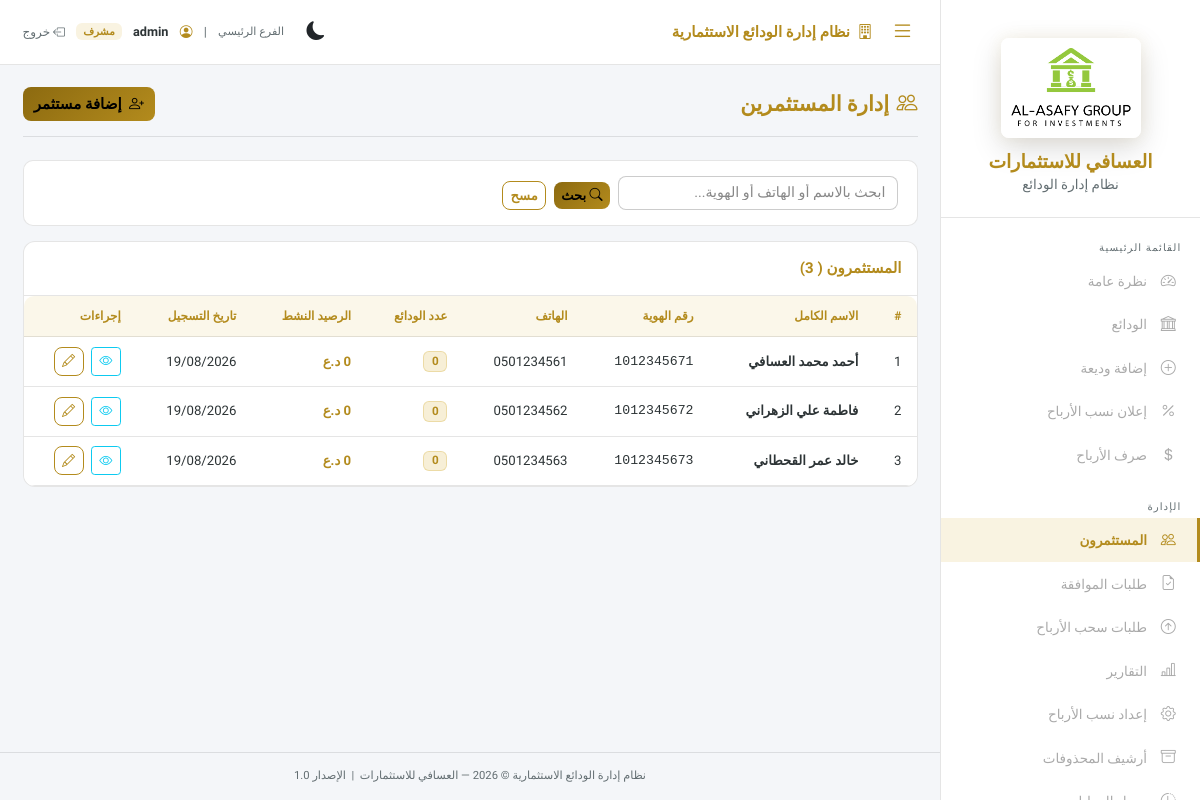
Page /investors.php (signed in) on the committed database.
### tables this page shows
CREATE TABLE IF NOT EXISTS `investors` (
  `id`            INT UNSIGNED NOT NULL AUTO_INCREMENT,
  `full_name`     VARCHAR(150) NOT NULL,
  `phone`         VARCHAR(30)  NOT NULL,
  `city`          VARCHAR(100) NOT NULL DEFAULT '',
  `address`       VARCHAR(255) NULL,
  `notes`         TEXT NULL,
  `national_id`   VARCHAR(30)  NOT NULL DEFAULT '',
  `contract_path` VARCHAR(255) NULL,
  `id_card_path`  VARCHAR(255) NULL,
  `created_at`    DATETIME     NOT NULL DEFAULT CURRENT_TIMESTAMP,
  `updated_at`    DATETIME     NOT NULL DEFAULT CURRENT_TIMESTAMP ON UPDATE CURRENT_TIMESTAMP,
  PRIMARY KEY (`id`)
);

### config/auth.php (called while the page is built, shortened)
<?php
function currentRole(): string {
    return $_SESSION['role'] ?? '';
}

### config/helpers.php (called while the page is built, shortened)
<?php
function formatMoney(string|float|null $amount, string $currency = 'IQD'): string
{
    $n = (float) $amount;
    return number_format($n, 0) . ' د.ع';
}

### public/investors.php (the view, shortened to what this page needs)
<?php
require_once __DIR__ . '/../config/auth.php';
require_once __DIR__ . '/../config/helpers.php';
$pdo = getPDO();
$search = trim($_GET['search'] ?? '');
$where = ['1=1'];
$params = [];
$stmt = $pdo->prepare(
    "SELECT i.*,
            COUNT(d.id)                                        AS total_deposits,
            COALESCE(SUM(CASE WHEN d.status='active' THEN d.amount END), 0) AS active_balance
     FROM investors i
     LEFT JOIN deposits d ON d.investor_id = i.id
     WHERE " . implode(' AND ', $where) . "
     GROUP BY i.id
     ORDER BY i.created_at DESC"
);
$stmt->execute($params);
$investors = $stmt->fetchAll();
include __DIR__ . '/../includes/header.php';
?>
<div class="layout-wrapper">
    <?php include __DIR__ . '/../includes/sidebar.php'; ?>
    <div class="main-wrapper">
        <?php include __DIR__ . '/../includes/topbar.php'; ?>
        <div class="page-content">
            <div class="page-header">
                <h1 class="page-title"><i class="bi bi-people me-2"></i>إدارة المستثمرين</h1>
                <a href="investor_add.php" class="btn btn-gold">
                    <i class="bi bi-person-plus me-1"></i> إضافة مستثمر
                </a>
            </div>
            <form method="get" class="filter-bar mb-3">
                <div class="row g-2 align-items-end">
                    <div class="col-md-4">
                        <input type="text" name="search" class="form-control" value="<?= htmlspecialchars($search) ?>"
                            placeholder="ابحث بالاسم أو الهاتف أو الهوية...">
                    </div>
                    <div class="col-auto">
                        <button type="submit" class="btn btn-gold btn-sm"><i class="bi bi-search"></i> بحث</button>
                        <a href="investors.php" class="btn btn-outline-gold btn-sm ms-1">مسح</a>
                    </div>
                </div>
            </form>
            <div class="table-wrapper">
                <div class="p-3 border-bottom border-gold">
                    <span class="section-title mb-0">المستثمرون (
                        <?= count($investors) ?>)
                    </span>
                </div>
                <div class="table-responsive">
                    <table class="table table-dark-custom table-hover mb-0">
                        <thead>
                            <tr>
                                <th>#</th>
                                <th>الاسم الكامل</th>
                                <th>رقم الهوية</th>
                                <th>الهاتف</th>
                                <th>عدد الودائع</th>
                                <th>الرصيد النشط</th>
                                <th>تاريخ التسجيل</th>
                                <?php if (currentRole() === 'admin'): ?>
                                    <th>إجراءات</th>
                                <?php endif; ?>
                            </tr>
                        </thead>
                        <tbody>
                            <?php foreach ($investors as $inv): ?>
                                <tr>
                                    <td>
                                        <?= $inv['id'] ?>
                                    </td>
                                    <td><strong>
                                            <?= htmlspecialchars($inv['full_name']) ?>
                                        </strong></td>
                                    <td style="font-family:monospace">
                                        <?= htmlspecialchars($inv['national_id'] ?? '—') ?>
                                    </td>
                                    <td>
                                        <?= htmlspecialchars($inv['phone'] ?? '—') ?>
                                    </td>
                                    <td>
                                        <span class="badge badge-type-medium">
                                            <?= (int) $inv['total_deposits'] ?>
                                        </span>
                                    </td>
                                    <td class="text-gold fw-bold">
                                        <?= formatMoney($inv['active_balance']) ?>
                                    </td>
                                    <td>
                                        <?= date('d/m/Y', strtotime($inv['created_at'])) ?>
                                    </td>
                                    <td class="text-nowrap">
                                        <a href="investor_view.php?id=<?= $inv['id'] ?>"
                                            class="btn btn-outline-info btn-sm me-1" title="عرض التفاصيل">
                                            <i class="bi bi-eye"></i>
                                        </a>
                                        <a href="investor_add.php?edit=<?= $inv['id'] ?>"
                                            class="btn btn-outline-gold btn-sm" title="تعديل">
                                            <i class="bi bi-pencil"></i>
                                        </a>
                                    </td>
                                </tr>
                            <?php endforeach; ?>
                        </tbody>
                    </table>
                </div>
            </div>
        </div>
        <?php include __DIR__ . '/../includes/footer.php'; ?>

### rows in the picture
investors: id "1", full_name "أحمد محمد العسافي", national "1012345671", phone "0501234561", total_deposits "0", active_balance "0 د.ع", created_at "19/08/2026"
investors: id "2", full_name "فاطمة علي الزهراني", national "1012345672", phone "0501234562", total_deposits "0", active_balance "0 د.ع", created_at "19/08/2026"
investors: id "3", full_name "خالد عمر القحطاني", national "1012345673", phone "0501234563", total_deposits "0", active_balance "0 د.ع", created_at "19/08/2026"

### other values in the picture
$label "نظرة عامة الودائع إضافة وديعة إعلان نسب الأرباح صرف الأرباح المستثمرون طلبات الموافقة طلبات سحب الأرباح التقارير إعداد نسب الأرباح أرشيف المحذوفات"
currentUsername() "admin"
count($investors) "3"
